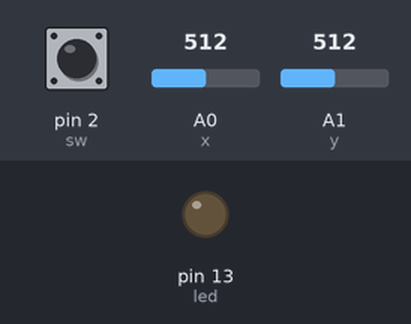
Recording of a sketch running on a simulated Arduino Uno, built with avr-gcc and run on an emulated ATmega328P. On the bench: output pins drawn as LEDs (lit = HIGH). The inputs (shaded band) are chosen by the test bench; at power-on: pin 2 (sw) HIGH, A0 (x) = 512, A1 (y) = 512. What the sketch prints to the serial monitor is not drawn.

Above: at 1.2 s.
1.3 s: pin 2 (sw) pulled LOW for 0.15 s
At 1.4 s:
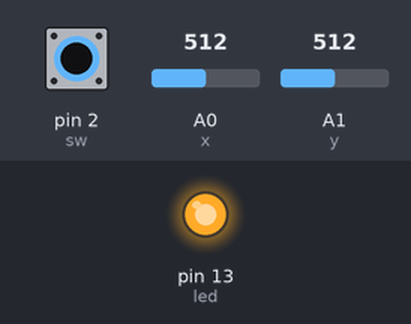
3.0 s: pin 2 (sw) pulled LOW for 3.2 s
At 6.6 s:
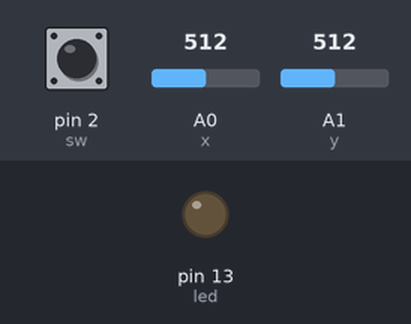
Timing chart, 0 to 8.1 s (numbered marks = the images above; inputs shaded):
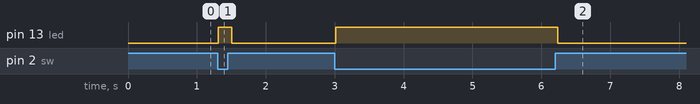

Measured:
- after the input at 1.3 s, pin 13 (led): LOW → HIGH at once, → LOW 0.20 s later
- after the input at 3.0 s, pin 13 (led): LOW → HIGH at once, → LOW 3.2 s later

The sketch:

joystick.ino
```cpp
int x = A0;
int y = A1;
int sw = 2;
int led = 13;
void setup() {
  Serial.begin(9600);
  pinMode(sw, INPUT_PULLUP);
  pinMode(led, OUTPUT);
}
void loop() {
  int vx = analogRead(x);
  int vy = analogRead(y);
  int btn = digitalRead(sw);
  Serial.print(vx);
  Serial.print(",");
  Serial.println(vy);
  if (btn == 1) {
    digitalWrite(led, 0);
  } else {
    digitalWrite(led, 1);
  }
  delay(100);
}
```
